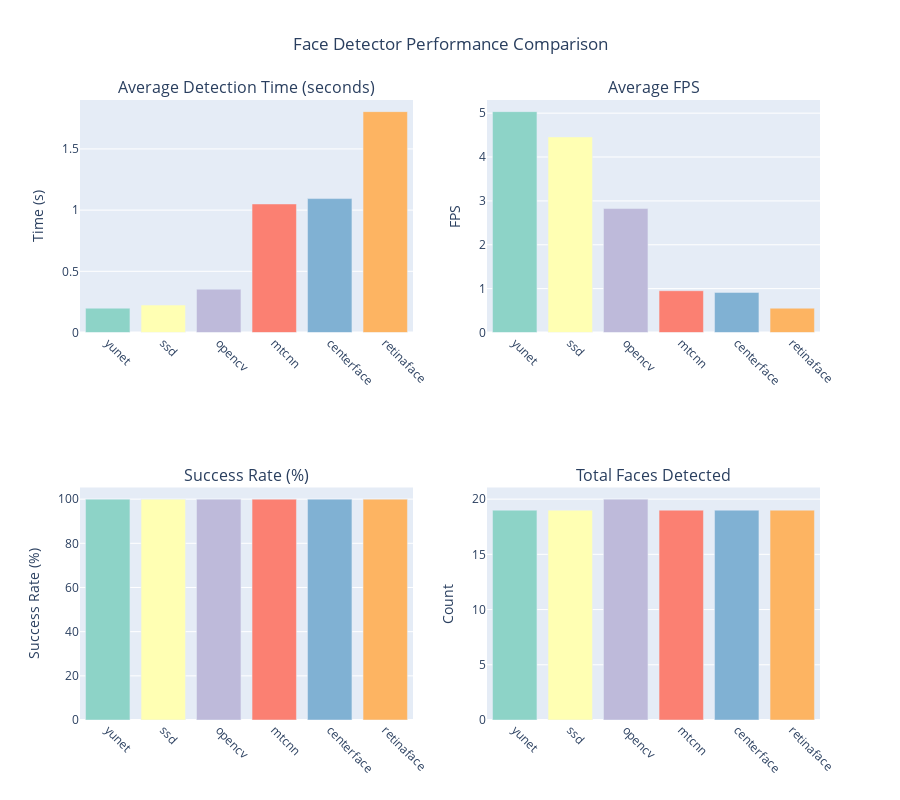
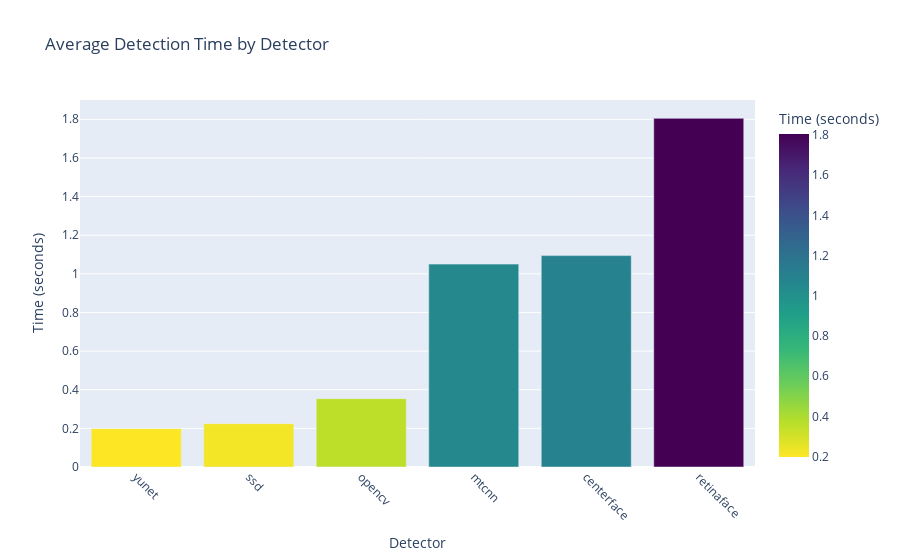
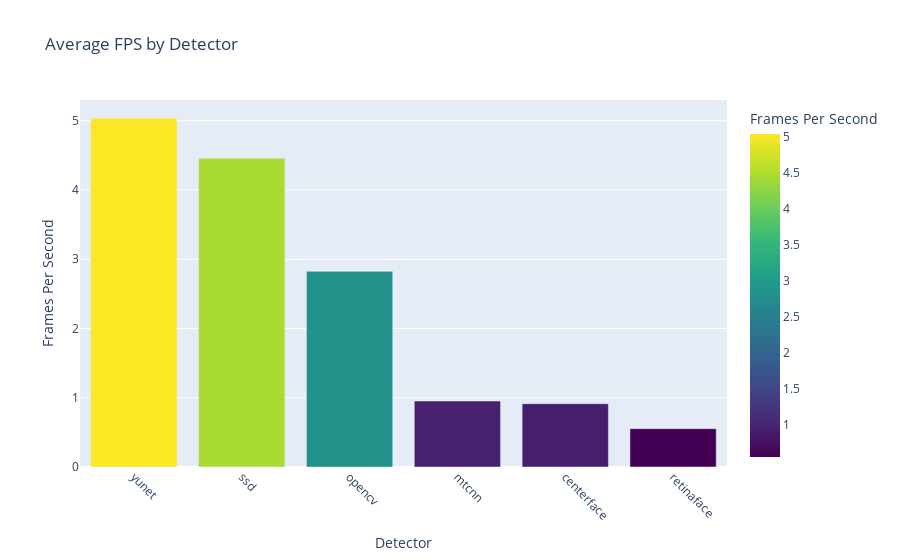
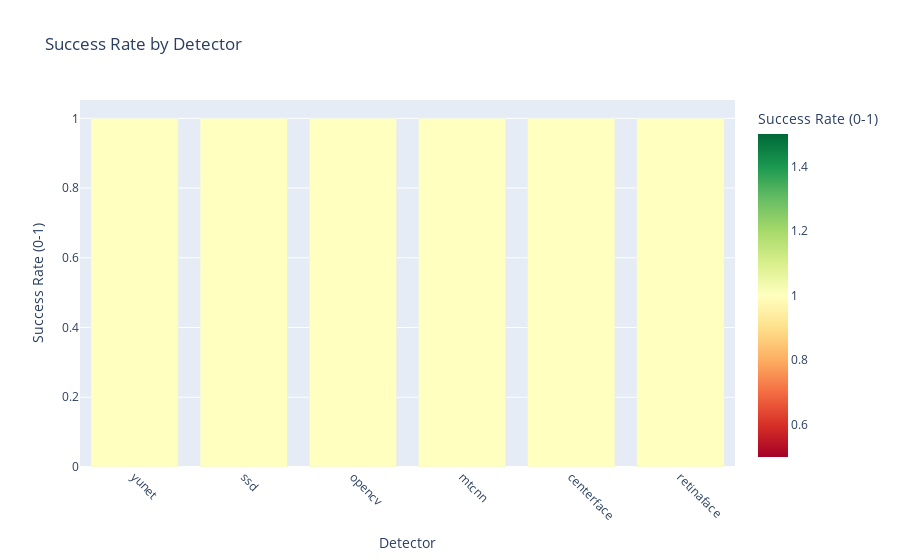

Notebook cell for these charts, in order:
### Code cell
detector_df, dashboard, plots = run_detector_evaluation(
    [os.path.join(SAMPLE_DIR, f) for f in sample_files]
)

### Figure 1 — Plotly figure (JSON) as saved in the notebook; plotly's stock layout.template omitted (floating-point values rounded to 4 significant figures)
{"data": [{"marker": {"color": ["rgb(141,211,199)", "rgb(255,255,179)", "rgb(190,186,218)", "rgb(251,128,114)", "rgb(128,177,211)", "rgb(253,180,98)"]}, "name": "Detection Time", "showlegend": false, "type": "bar", "x": ["yunet", "ssd", "opencv", "mtcnn", "centerface", "retinaface"], "xaxis": "x", "y": [0.1986, 0.2243, 0.3539, 1.05, 1.094, 1.805], "yaxis": "y"}, {"marker": {"color": ["rgb(141,211,199)", "rgb(255,255,179)", "rgb(190,186,218)", "rgb(251,128,114)", "rgb(128,177,211)", "rgb(253,180,98)"]}, "name": "FPS", "showlegend": false, "type": "bar", "x": ["yunet", "ssd", "opencv", "mtcnn", "centerface", "retinaface"], "xaxis": "x2", "y": [5.035, 4.458, 2.826, 0.9521, 0.9139, 0.5541], "yaxis": "y2"}, {"marker": {"color": ["rgb(141,211,199)", "rgb(255,255,179)", "rgb(190,186,218)", "rgb(251,128,114)", "rgb(128,177,211)", "rgb(253,180,98)"]}, "name": "Success Rate", "showlegend": false, "type": "bar", "x": ["yunet", "ssd", "opencv", "mtcnn", "centerface", "retinaface"], "xaxis": "x3", "y": [100.0, 100.0, 100.0, 100.0, 100.0, 100.0], "yaxis": "y3"}, {"marker": {"color": ["rgb(141,211,199)", "rgb(255,255,179)", "rgb(190,186,218)", "rgb(251,128,114)", "rgb(128,177,211)", "rgb(253,180,98)"]}, "name": "Faces Detected", "showlegend": false, "type": "bar", "x": ["yunet", "ssd", "opencv", "mtcnn", "centerface", "retinaface"], "xaxis": "x4", "y": [19, 19, 20, 19, 19, 19], "yaxis": "y4"}], "layout": {"annotations": [{"font": {"size": 16}, "showarrow": false, "text": "Average Detection Time (seconds)", "x": 0.225, "xanchor": "center", "xref": "paper", "y": 1, "yanchor": "bottom", "yref": "paper"}, {"font": {"size": 16}, "showarrow": false, "text": "Average FPS", "x": 0.775, "xanchor": "center", "xref": "paper", "y": 1, "yanchor": "bottom", "yref": "paper"}, {"font": {"size": 16}, "showarrow": false, "text": "Success Rate (%)", "x": 0.225, "xanchor": "center", "xref": "paper", "y": 0.375, "yanchor": "bottom", "yref": "paper"}, {"font": {"size": 16}, "showarrow": false, "text": "Total Faces Detected", "x": 0.775, "xanchor": "center", "xref": "paper", "y": 0.375, "yanchor": "bottom", "yref": "paper"}], "height": 800, "showlegend": false, "title": {"text": "Face Detector Performance Comparison", "x": 0.5}, "xaxis": {"anchor": "y", "domain": [0, 0.45], "tickangle": 45}, "xaxis2": {"anchor": "y2", "domain": [0.55, 1], "tickangle": 45}, "xaxis3": {"anchor": "y3", "domain": [0, 0.45], "tickangle": 45}, "xaxis4": {"anchor": "y4", "domain": [0.55, 1], "tickangle": 45}, "yaxis": {"anchor": "x", "domain": [0.625, 1], "title": {"text": "Time (s)"}}, "yaxis2": {"anchor": "x2", "domain": [0.625, 1], "title": {"text": "FPS"}}, "yaxis3": {"anchor": "x3", "domain": [0, 0.375], "title": {"text": "Success Rate (%)"}}, "yaxis4": {"anchor": "x4", "domain": [0, 0.375], "title": {"text": "Count"}}}}

### Figure 2 — Plotly figure (JSON) as saved in the notebook; plotly's stock layout.template omitted (floating-point values rounded to 4 significant figures)
{"data": [{"hovertemplate": "Detector=%{x}<br>Time (seconds)=%{marker.color}<extra></extra>", "legendgroup": "", "marker": {"color": [0.1986, 0.2243, 0.3539, 1.05, 1.094, 1.805], "coloraxis": "coloraxis", "pattern": {"shape": ""}}, "name": "", "orientation": "v", "showlegend": false, "textposition": "auto", "type": "bar", "x": ["yunet", "ssd", "opencv", "mtcnn", "centerface", "retinaface"], "xaxis": "x", "y": [0.1986, 0.2243, 0.3539, 1.05, 1.094, 1.805], "yaxis": "y"}], "layout": {"barmode": "relative", "coloraxis": {"colorbar": {"title": {"text": "Time (seconds)"}}, "colorscale": [[0, "#fde725"], [0.1111, "#b5de2b"], [0.2222, "#6ece58"], [0.3333, "#35b779"], [0.4444, "#1f9e89"], [0.5556, "#26828e"], [0.6667, "#31688e"], [0.7778, "#3e4989"], [0.8889, "#482878"], [1, "#440154"]]}, "legend": {"tracegroupgap": 0}, "title": {"text": "Average Detection Time by Detector"}, "xaxis": {"anchor": "y", "domain": [0, 1], "tickangle": 45, "title": {"text": "Detector"}}, "yaxis": {"anchor": "x", "domain": [0, 1], "title": {"text": "Time (seconds)"}}}}

### Figure 3 — Plotly figure (JSON) as saved in the notebook; plotly's stock layout.template omitted (floating-point values rounded to 4 significant figures)
{"data": [{"hovertemplate": "Detector=%{x}<br>Frames Per Second=%{marker.color}<extra></extra>", "legendgroup": "", "marker": {"color": [5.035, 4.458, 2.826, 0.9521, 0.9139, 0.5541], "coloraxis": "coloraxis", "pattern": {"shape": ""}}, "name": "", "orientation": "v", "showlegend": false, "textposition": "auto", "type": "bar", "x": ["yunet", "ssd", "opencv", "mtcnn", "centerface", "retinaface"], "xaxis": "x", "y": [5.035, 4.458, 2.826, 0.9521, 0.9139, 0.5541], "yaxis": "y"}], "layout": {"barmode": "relative", "coloraxis": {"colorbar": {"title": {"text": "Frames Per Second"}}, "colorscale": [[0, "#440154"], [0.1111, "#482878"], [0.2222, "#3e4989"], [0.3333, "#31688e"], [0.4444, "#26828e"], [0.5556, "#1f9e89"], [0.6667, "#35b779"], [0.7778, "#6ece58"], [0.8889, "#b5de2b"], [1, "#fde725"]]}, "legend": {"tracegroupgap": 0}, "title": {"text": "Average FPS by Detector"}, "xaxis": {"anchor": "y", "domain": [0, 1], "tickangle": 45, "title": {"text": "Detector"}}, "yaxis": {"anchor": "x", "domain": [0, 1], "title": {"text": "Frames Per Second"}}}}

### Figure 4 — Plotly figure (JSON) as saved in the notebook; plotly's stock layout.template omitted (floating-point values rounded to 4 significant figures)
{"data": [{"hovertemplate": "Detector=%{x}<br>Success Rate (0-1)=%{marker.color}<extra></extra>", "legendgroup": "", "marker": {"color": [1.0, 1.0, 1.0, 1.0, 1.0, 1.0], "coloraxis": "coloraxis", "pattern": {"shape": ""}}, "name": "", "orientation": "v", "showlegend": false, "textposition": "auto", "type": "bar", "x": ["yunet", "ssd", "opencv", "mtcnn", "centerface", "retinaface"], "xaxis": "x", "y": [1.0, 1.0, 1.0, 1.0, 1.0, 1.0], "yaxis": "y"}], "layout": {"barmode": "relative", "coloraxis": {"colorbar": {"title": {"text": "Success Rate (0-1)"}}, "colorscale": [[0, "rgb(165,0,38)"], [0.1, "rgb(215,48,39)"], [0.2, "rgb(244,109,67)"], [0.3, "rgb(253,174,97)"], [0.4, "rgb(254,224,139)"], [0.5, "rgb(255,255,191)"], [0.6, "rgb(217,239,139)"], [0.7, "rgb(166,217,106)"], [0.8, "rgb(102,189,99)"], [0.9, "rgb(26,152,80)"], [1, "rgb(0,104,55)"]]}, "legend": {"tracegroupgap": 0}, "title": {"text": "Success Rate by Detector"}, "xaxis": {"anchor": "y", "domain": [0, 1], "tickangle": 45, "title": {"text": "Detector"}}, "yaxis": {"anchor": "x", "domain": [0, 1], "title": {"text": "Success Rate (0-1)"}}}}
